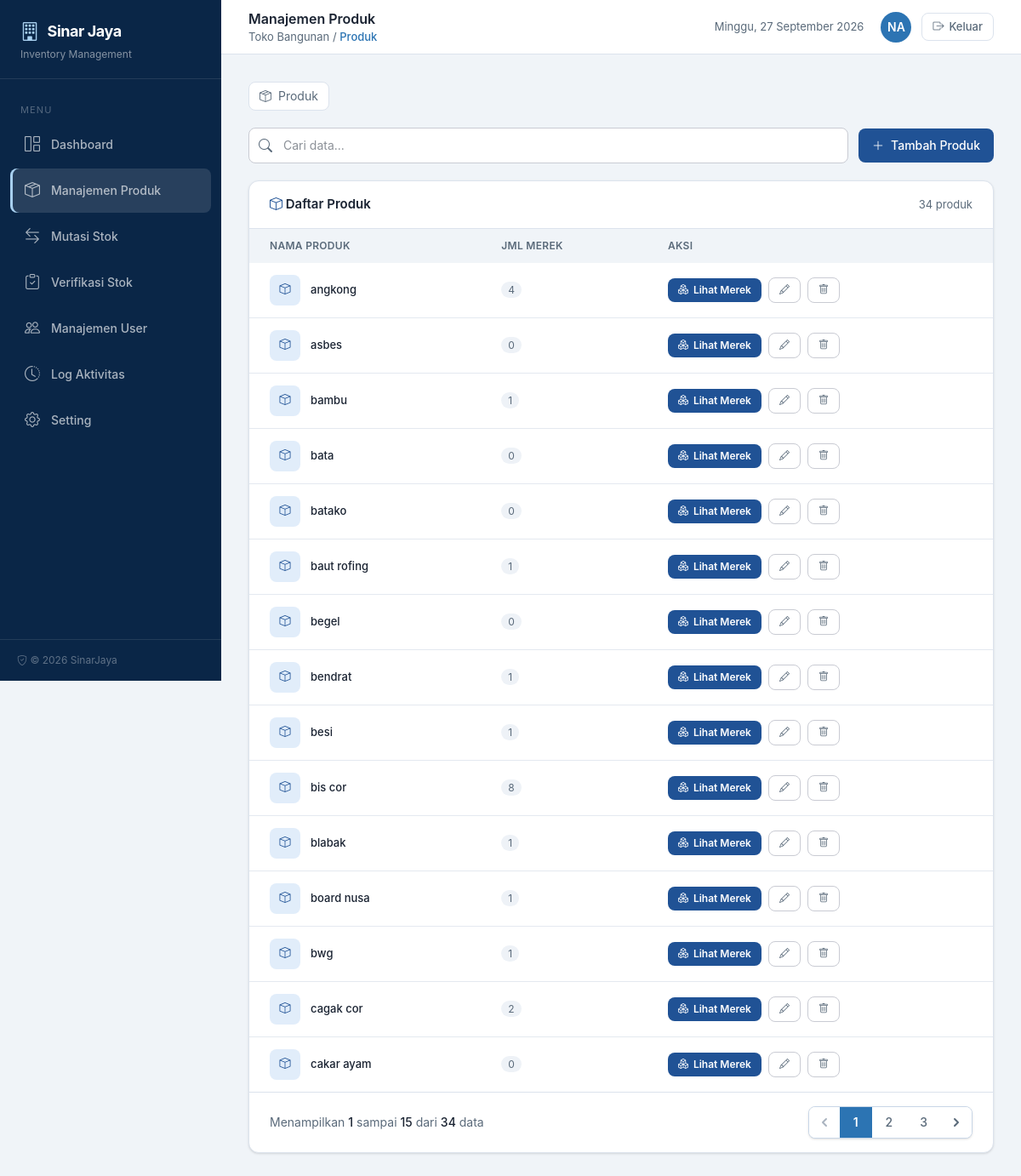
Screenshot of /produk (signed in) with the database file from the repository.
### tables this page shows
CREATE TABLE "produk" ("id" integer primary key autoincrement not null, "nama" varchar not null, "created_at" datetime, "updated_at" datetime, "deleted_at" datetime);

### index.php (called while the page is built, shortened)
<?php
require_once __DIR__ . '/includes/helpers.php';
$uri = parse_url($_SERVER['REQUEST_URI'], PHP_URL_PATH);
$uri = rtrim($uri, '/') ?: '/';
$method = $_SERVER['REQUEST_METHOD'];
$routes = [
    'GET /'                               => ['action' => 'middleware',    'auth' => 'guest'],
    'GET /login'                          => ['page' => 'login',           'auth' => 'guest'],
    'POST /login'                         => ['action' => 'auth',          'auth' => 'guest'],
    'GET /logout'                         => ['action' => 'auth',          'auth' => 'auth', 'do' => 'logout'],
    'GET /dashboard'                      => ['page' => 'dashboard',       'auth' => 'auth'],
    'GET /produk'                         => ['page' => 'produk',          'auth' => 'auth'],
    'POST /produk'                        => ['action' => 'produk',        'auth' => 'auth'],
    'GET /mutasi-stok'                    => ['page' => 'mutasi-stok',     'auth' => 'auth'],
    'GET /mutasi-stok/detail'             => ['page' => 'mutasi-stok-detail', 'auth' => 'auth'],
    'GET /mutasi-stok/input'              => ['page' => 'mutasi-stok-input', 'auth' => 'auth'],
    'POST /mutasi-stok'                   => ['action' => 'mutasi',        'auth' => 'auth'],
    'POST /mutasi-stok/input'             => ['action' => 'mutasi',        'auth' => 'auth'],
    'GET /verifikasi-stok'                => ['page' => 'verifikasi-stok', 'auth' => 'auth'],
    'GET /verifikasi-stok/detail'         => ['page' => 'verifikasi-stok-detail', 'auth' => 'auth'],
    'GET /verifikasi-stok/input'          => ['page' => 'verifikasi-stok-input', 'auth' => 'auth'],
    'POST /verifikasi-stok'               => ['action' => 'verifikasi',    'auth' => 'auth'],
    'POST /verifikasi-stok/input'         => ['action' => 'verifikasi',    'auth' => 'auth'],
    'GET /manajemen-user'                 => ['page' => 'manajemen-user',  'auth' => 'auth'],
    'POST /manajemen-user'                => ['action' => 'user',          'auth' => 'auth'],
    'GET /log-aktivitas'                  => ['page' => 'log-aktivitas',   'auth' => 'auth'],
    'GET /cetak-mutasi'                   => ['page' => 'cetak-mutasi',    'auth' => 'auth'],
    'GET /cetak-log'                      => ['page' => 'cetak-log',       'auth' => 'auth'],
    'GET /setting'                        => ['page' => 'setting',         'auth' => 'auth'],
    'POST /setting'                       => ['action' => 'setting',       'auth' => 'auth'],
    'GET /api/produk-cascade'             => ['api' => 'produk-cascade', 'auth' => 'auth'],
];
$routeKey = $method . ' ' . $uri;
$route = $routes[$routeKey];
$pageFile = __DIR__ . '/pages/' . $route['page'] . '.php';
require $pageFile;

### includes/helpers.php (called while the page is built, shortened)
<?php
function sanitize(mixed $value): string
{
    return htmlspecialchars((string)$value, ENT_QUOTES, 'UTF-8');
}
function e(mixed $value): string
{
    return sanitize($value);
}

### pages/produk.php (the view, shortened to what this page needs)
<?php
$selectedProdukId = isset($_GET['produk']) && $_GET['produk'] !== '' ? (int)$_GET['produk'] : null;
$search = trim($_GET['search'] ?? '');
require_once __DIR__ . '/../actions/produk.php';
$page = max(1, (int)($_GET['page'] ?? 1));
$perPage = 15;
?>
<div class="relative">
    <div class="mb-5 flex flex-wrap items-center gap-2 text-sm">
        <a href="/produk"
           class="inline-flex items-center gap-2 px-3 py-1.5 rounded-lg border border-[#dce3ed] bg-white text-[#5a6a7a] hover:text-[#2c74b3] hover:border-[#2c74b3] transition">
            <i class="bi bi-box-seam"></i> Produk
        </a>
    </div>
    <div class="flex flex-wrap gap-3 mb-5 items-center">
        <div class="relative flex-1 min-w-[200px]">
            <i class="bi bi-search absolute left-3 top-1/2 -translate-y-1/2 text-[#5a6a7a]"></i>
            <form method="GET" action="/produk">
                <input name="search" type="text" value="<?= e($search) ?>" placeholder="Cari data..."
                       minlength="2"
                       title="Ketik minimal 2 karakter untuk mencari"
                       class="w-full pl-10 pr-4 py-2.5 border border-[#c9cbd3] rounded-lg text-sm bg-white focus:outline-none focus:ring-2 focus:ring-[#2c74b3]">
            </form>
        </div>
        <?php if (!$selectedProdukId): ?>
            <a href="/produk?modal=produk"
               class="inline-flex items-center gap-2 px-4 py-2.5 bg-[#205295] hover:bg-[#144272] text-white text-sm font-medium rounded-lg transition">
                <i class="bi bi-plus-lg"></i> Tambah Produk
            </a>
        <?php endif; ?>
    </div>
    <?php if (!$selectedProdukId): ?>
        <?php
        $where = 'p.deleted_at IS NULL';
        $whereParams = [];
        $stmt = $db->prepare("SELECT COUNT(*) FROM produk p WHERE {$where}");
        $stmt->execute($whereParams);
        $total = (int)$stmt->fetchColumn();
        $totalPages = max(1, (int)ceil($total / $perPage));
        $page = min($page, $totalPages);
        $offset = ($page - 1) * $perPage;
        $stmt = $db->prepare("
            SELECT p.*, COUNT(DISTINCT m.id) AS merek_count
            FROM produk p
            LEFT JOIN merek m ON m.id_produk = p.id AND m.deleted_at IS NULL
            WHERE {$where}
            GROUP BY p.id
            ORDER BY p.nama ASC
            LIMIT {$perPage} OFFSET {$offset}
        ");
        $stmt->execute($whereParams);
        $produkList = $stmt->fetchAll(PDO::FETCH_ASSOC);
        $pagination = [
            'total' => $total, 'page' => $page, 'perPage' => $perPage, 'totalPages' => $totalPages,
            'hasPages' => $totalPages > 1, 'hasPrev' => $page > 1, 'hasNext' => $page < $totalPages,
            'firstItem' => $total > 0 ? ($page - 1) * $perPage + 1 : 0, 'lastItem' => min($page * $perPage, $total),
        ];
        ?>
        <div class="bg-white rounded-xl shadow-sm border border-[#dce3ed] overflow-hidden">
            <div class="px-6 py-4 border-b border-[#dce3ed] flex items-center justify-between">
                <h3 class="text-[15px] font-semibold"><i class="bi bi-box text-[#205295]"></i> Daftar Produk</h3>
                <span class="text-[13px] text-[#5a6a7a]"><?= $total ?> produk</span>
            </div>
            <div class="overflow-x-auto">
                <table class="w-full text-[13px]">
                    <thead>
                        <tr class="text-left bg-[#f0f4f8] text-[#5a6a7a] text-xs uppercase tracking-wide">
                            <th class="px-6 py-3 font-semibold">Nama Produk</th>
                            <th class="px-6 py-3 font-semibold">Jml Merek</th>
                            <th class="px-6 py-3 font-semibold">Aksi</th>
                        </tr>
                    </thead>
                    <tbody class="divide-y divide-[#e4e9f0]">
                        <?php if (empty($produkList)): ?>
                            <tr>
                                <td colspan="3" class="px-6 py-10 text-center text-[#5a6a7a]">
                                    <i class="bi bi-inbox text-3xl block mb-2"></i>
                                    Belum ada produk. Klik "Tambah Produk" untuk memulai.
                                </td>
                            </tr>
                        <?php else: ?>
                            <?php foreach ($produkList as $produk): ?>
                                <tr class="hover:bg-[#f7faff]">
                                    <td class="px-6 py-3.5">
                                        <div class="flex items-center gap-3">
                                            <div class="w-9 h-9 rounded-lg bg-[#e1edfa] text-[#205295] flex items-center justify-center">
                                                <i class="bi bi-box"></i>
                                            </div>
                                            <span class="font-medium"><?= e($produk['nama']) ?></span>
                                        </div>
                                    </td>
                                    <td class="px-6 py-3.5"><span class="px-2 py-0.5 rounded-full bg-[#eef2f7] text-[#5a6a7a] text-xs"><?= $produk['merek_count'] ?></span></td>
                                    <td class="px-6 py-3.5">
                                        <div class="flex items-center gap-2">
                                            <a href="/produk?produk=<?= $produk['id'] ?>"
                                               class="inline-flex items-center gap-1.5 px-3 py-1.5 rounded-lg bg-[#205295] hover:bg-[#144272] text-white text-xs font-semibold transition">
                                                <i class="bi bi-boxes"></i> Lihat Merek
                                            </a>
                                            <a href="/produk?produk=<?= $produk['id'] ?>&modal=produk&edit_id=<?= $produk['id'] ?>"
                                               class="px-3 py-1.5 rounded-lg border border-[#c9cbd3] text-[#5a6a7a] hover:text-[#2c74b3] hover:border-[#2c74b3] text-xs transition">
                                                <i class="bi bi-pencil"></i>
                                            </a>
                                            <form method="POST" action="/produk">
                                                <button type="button"
                                                        data-confirm-title="Hapus Produk"
                                                        data-confirm-text="<?= e($produk['nama']) ?> akan dihapus beserta merek &amp; ukurannya. Lanjutkan?"
                                                        onclick="hapusKonfirmasi(this)"
                                                        class="px-3 py-1.5 rounded-lg border border-[#c9cbd3] text-[#5a6a7a] hover:text-[#c0392b] hover:border-[#c0392b] text-xs transition">
                                                    <i class="bi bi-trash"></i>
                                                </button>
                                            </form>
                                        </div>
                                    </td>
                                </tr>
                            <?php endforeach; ?>
                        <?php endif; ?>
                    </tbody>
                </table>
            </div>
            <?php if ($pagination['hasPages']): ?>
                <div class="px-6 py-4 border-t border-[#dce3ed]">
                    <?php require __DIR__ . '/../templates/components/pagination.php'; ?>
                </div>
            <?php endif; ?>
        </div>
    <?php endif; ?>
</div>
<?php
require __DIR__ . '/../templates/app.php';

### rows the page displays
produk: nama "angkong", merek_count "4"
produk: nama "asbes", merek_count "0"
produk: nama "bambu", merek_count "1"
produk: nama "bata", merek_count "0"
produk: nama "batako", merek_count "0"
produk: nama "baut rofing", merek_count "1"
produk: nama "begel", merek_count "0"
produk: nama "bendrat", merek_count "1"
produk: nama "besi", merek_count "1"
produk: nama "bis cor", merek_count "8"
produk: nama "blabak", merek_count "1"
produk: nama "board nusa", merek_count "1"
produk: nama "bwg", merek_count "1"
produk: nama "cagak cor", merek_count "2"
produk: nama "cakar ayam", merek_count "0"

### other values shown
$headerTitle "Manajemen Produk"
$breadcrumb "Produk"
$initials "NA"
$total "34"
$firstItem "1"
$lastItem "15"
